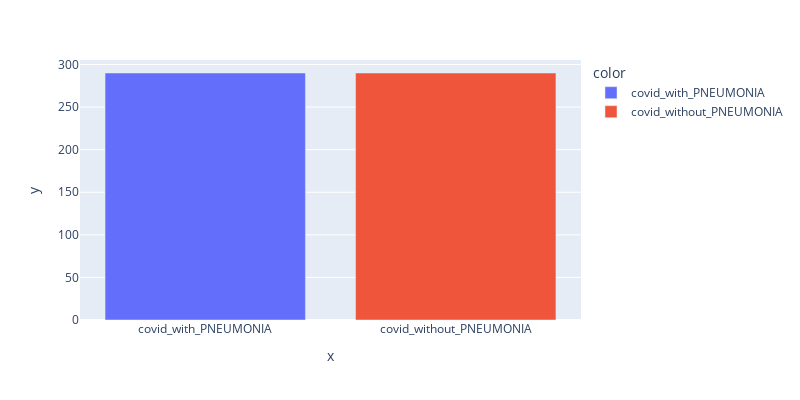

Notebook code for this chart:
### Code cell
img_l_counter = to_labels(images_label)
keys = list(img_l_counter.keys())
values = list(img_l_counter.values())

px.bar(x=keys, y=values, color=keys, width=800, height=400)

### Figure 1 — Plotly figure (JSON) as saved in the notebook; plotly's stock layout.template omitted (floating-point values rounded to 4 significant figures)
{"data": [{"alignmentgroup": "True", "hovertemplate": "color=covid_with_PNEUMONIA<br>x=%{x}<br>y=%{y}<extra></extra>", "legendgroup": "covid_with_PNEUMONIA", "marker": {"color": "#636efa"}, "name": "covid_with_PNEUMONIA", "offsetgroup": "covid_with_PNEUMONIA", "orientation": "v", "showlegend": true, "textposition": "auto", "type": "bar", "x": ["covid_with_PNEUMONIA"], "xaxis": "x", "y": [290], "yaxis": "y"}, {"alignmentgroup": "True", "hovertemplate": "color=covid_without_PNEUMONIA<br>x=%{x}<br>y=%{y}<extra></extra>", "legendgroup": "covid_without_PNEUMONIA", "marker": {"color": "#EF553B"}, "name": "covid_without_PNEUMONIA", "offsetgroup": "covid_without_PNEUMONIA", "orientation": "v", "showlegend": true, "textposition": "auto", "type": "bar", "x": ["covid_without_PNEUMONIA"], "xaxis": "x", "y": [290], "yaxis": "y"}], "layout": {"barmode": "relative", "height": 400, "legend": {"title": {"text": "color"}, "tracegroupgap": 0}, "margin": {"t": 60}, "width": 800, "xaxis": {"anchor": "y", "domain": [0, 1], "title": {"text": "x"}}, "yaxis": {"anchor": "x", "domain": [0, 1], "title": {"text": "y"}}}}
